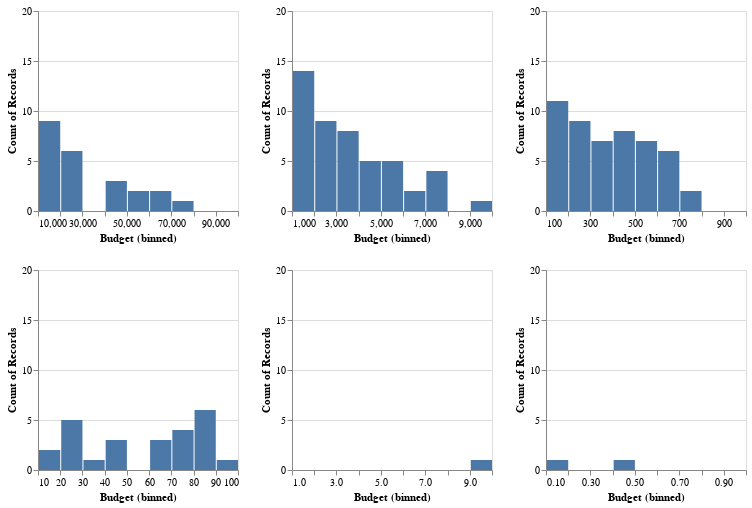

The cell this chart's notebook holds for it:
### Code cell
histograms = []
scale = .1
for x in range(6):
    histograms.append(sipri.budget_histogram_by_scale(2019, scale))
    scale = scale * 10

(histograms[5] | histograms[4] | histograms[3]) & (histograms[2] | histograms[1] | histograms[0])

### Figure 1 — Vega-Lite specification as saved in the notebook (floating-point values rounded to 4 significant figures)
{"config": {"view": {"continuousWidth": 400, "continuousHeight": 300}}, "vconcat": [{"hconcat": [{"data": {"name": "data-c8a6a86e5bcc0cd8cc684aea14c7c7d1"}, "mark": "bar", "encoding": {"x": {"type": "quantitative", "bin": {"extent": [10000.0, 100000.0], "step": 10000.0}, "field": "Budget"}, "y": {"type": "quantitative", "aggregate": "count", "scale": {"domain": [0, 20]}}}, "height": 200, "width": 200}, {"data": {"name": "data-faef7f1d213478750da8258075e67edd"}, "mark": "bar", "encoding": {"x": {"type": "quantitative", "bin": {"extent": [1000.0, 10000.0], "step": 1000.0}, "field": "Budget"}, "y": {"type": "quantitative", "aggregate": "count", "scale": {"domain": [0, 20]}}}, "height": 200, "width": 200}, {"data": {"name": "data-5d5280797b02871b332fe9def6eb7b0b"}, "mark": "bar", "encoding": {"x": {"type": "quantitative", "bin": {"extent": [100.0, 1000.0], "step": 100.0}, "field": "Budget"}, "y": {"type": "quantitative", "aggregate": "count", "scale": {"domain": [0, 20]}}}, "height": 200, "width": 200}]}, {"hconcat": [{"data": {"name": "data-001ca466eda8a56dd50e223f649d81db"}, "mark": "bar", "encoding": {"x": {"type": "quantitative", "bin": {"extent": [10.0, 100.0], "step": 10.0}, "field": "Budget"}, "y": {"type": "quantitative", "aggregate": "count", "scale": {"domain": [0, 20]}}}, "height": 200, "width": 200}, {"data": {"name": "data-8806e6aabe1d0573fee50c64a12104b2"}, "mark": "bar", "encoding": {"x": {"type": "quantitative", "bin": {"extent": [1.0, 10.0], "step": 1.0}, "field": "Budget"}, "y": {"type": "quantitative", "aggregate": "count", "scale": {"domain": [0, 20]}}}, "height": 200, "width": 200}, {"data": {"name": "data-e3866e30a014d7ccd2090516038b7ccd"}, "mark": "bar", "encoding": {"x": {"type": "quantitative", "bin": {"extent": [0.1, 1.0], "step": 0.1}, "field": "Budget"}, "y": {"type": "quantitative", "aggregate": "count", "scale": {"domain": [0, 20]}}}, "height": 200, "width": 200}]}], "$schema": "https://vega.github.io/schema/vega-lite/v4.8.1.json", "datasets": {"data-c8a6a86e5bcc0cd8cc684aea14c7c7d1": [{"Year": 2019, "Country": "Algeria", "Budget": 10300.0}, {"Year": 2019, "Country": "Canada", "Budget": 22200.0}, {"Year": 2019, "Country": "Brazil", "Budget": 25910.0}, {"Year": 2019, "Country": "Colombia", "Budget": 10170.0}, {"Year": 2019, "Country": "Japan", "Budget": 47610.0}, {"Year": 2019, "Country": "Korea, South", "Budget": 43890.0}, {"Year": 2019, "Country": "Taiwan", "Budget": 10990.0}, {"Year": 2019, "Country": "India", "Budget": 71470.0}, {"Year": 2019, "Country": "Pakistan", "Budget": 10390.0}, {"Year": 2019, "Country": "Singapore", "Budget": 10660.0}, {"Year": 2019, "Country": "Australia", "Budget": 26080.0}, {"Year": 2019, "Country": "Poland", "Budget": 11790.0}, {"Year": 2019, "Country": "Russia", "Budget": 65200.0}, {"Year": 2019, "Country": "France", "Budget": 50120.0}, {"Year": 2019, "Country": "Germany", "Budget": 49010.0}, {"Year": 2019, "Country": "Italy", "Budget": 26380.0}, {"Year": 2019, "Country": "Netherlands", "Budget": 12000.0}, {"Year": 2019, "Country": "Spain", "Budget": 17190.0}, {"Year": 2019, "Country": "UK", "Budget": 56860.0}, {"Year": 2019, "Country": "Iran", "Budget": 12530.0}, {"Year": 2019, "Country": "Israel", "Budget": 20500.0}, {"Year": 2019, "Country": "Saudi Arabia", "Budget": 61950.0}, {"Year": 2019, "Country": "Turkey", "Budget": 20600.0}], "data-faef7f1d213478750da8258075e67edd": [{"Year": 2019, "Country": "Morocco", "Budget": 3721.0}, {"Year": 2019, "Country": "Tunisia", "Budget": 1001.0}, {"Year": 2019, "Country": "Angola", "Budget": 1471.0}, {"Year": 2019, "Country": "Kenya", "Budget": 1117.0}, {"Year": 2019, "Country": "Nigeria", "Budget": 1860.0}, {"Year": 2019, "Country": "South Africa", "Budget": 3436.0}, {"Year": 2019, "Country": "Mexico", "Budget": 6651.0}, {"Year": 2019, "Country": "Argentina", "Budget": 3133.0}, {"Year": 2019, "Country": "Chile", "Budget": 5182.0}, {"Year": 2019, "Country": "Ecuador", "Budget": 2400.0}, {"Year": 2019, "Country": "Peru", "Budget": 2767.0}, {"Year": 2019, "Country": "Uruguay", "Budget": 1155.0}, {"Year": 2019, "Country": "Kazakhstan", "Budget": 1929.0}, {"Year": 2019, "Country": "Bangladesh", "Budget": 4349.0}, {"Year": 2019, "Country": "Sri Lanka", "Budget": 1700.0}, {"Year": 2019, "Country": "Indonesia", "Budget": 9003.0}, {"Year": 2019, "Country": "Malaysia", "Budget": 3769.0}, {"Year": 2019, "Country": "Myanmar", "Budget": 2225.0}, {"Year": 2019, "Country": "Philippines", "Budget": 3472.0}, {"Year": 2019, "Country": "Thailand", "Budget": 7286.0}, {"Year": 2019, "Country": "New Zealand", "Budget": 2927.0}, {"Year": 2019, "Country": "Bulgaria", "Budget": 2159.0}, {"Year": 2019, "Country": "Croatia", "Budget": 1002.0}, {"Year": 2019, "Country": "Czechia", "Budget": 2910.0}, {"Year": 2019, "Country": "Hungary", "Budget": 2051.0}, {"Year": 2019, "Country": "Lithuania", "Budget": 1094.0}, {"Year": 2019, "Country": "Romania", "Budget": 4613.0}, {"Year": 2019, "Country": "Serbia", "Budget": 1144.0}, {"Year": 2019, "Country": "Slovakia", "Budget": 1803.0}, {"Year": 2019, "Country": "Azerbaijan", "Budget": 1854.0}, {"Year": 2019, "Country": "Ukraine", "Budget": 5419.0}, {"Year": 2019, "Country": "Austria", "Budget": 3238.0}, {"Year": 2019, "Country": "Belgium", "Budget": 4761.0}, {"Year": 2019, "Country": "Denmark", "Budget": 4557.0}, {"Year": 2019, "Country": "Finland", "Budget": 3630.0}, {"Year": 2019, "Country": "Greece", "Budget": 5472.0}, {"Year": 2019, "Country": "Ireland", "Budget": 1113.0}, {"Year": 2019, "Country": "Norway", "Budget": 7520.0}, {"Year": 2019, "Country": "Portugal", "Budget": 4278.0}, {"Year": 2019, "Country": "Sweden", "Budget": 5840.0}, {"Year": 2019, "Country": "Switzerland", "Budget": 5114.0}, {"Year": 2019, "Country": "Bahrain", "Budget": 1558.0}, {"Year": 2019, "Country": "Egypt", "Budget": 3744.0}, {"Year": 2019, "Country": "Iraq", "Budget": 7599.0}, {"Year": 2019, "Country": "Jordan", "Budget": 2032.0}, {"Year": 2019, "Country": "Kuwait", "Budget": 7374.0}, {"Year": 2019, "Country": "Lebanon", "Budget": 2521.0}, {"Year": 2019, "Country": "Oman", "Budget": 6551.0}], "data-5d5280797b02871b332fe9def6eb7b0b": [{"Year": 2019, "Country": "Botswana", "Budget": 514.7}, {"Year": 2019, "Country": "Burkina Faso", "Budget": 357.9}, {"Year": 2019, "Country": "Cameroon", "Budget": 422.3}, {"Year": 2019, "Country": "Chad", "Budget": 234.7}, {"Year": 2019, "Country": "Congo, Republic of", "Budget": 300.0}, {"Year": 2019, "Country": "Congo, Dem. Rep.", "Budget": 352.7}, {"Year": 2019, "Country": "Côte d’Ivoire", "Budget": 536.0}, {"Year": 2019, "Country": "Equatorial Guinea", "Budget": 160.7}, {"Year": 2019, "Country": "Ethiopia", "Budget": 544.8}, {"Year": 2019, "Country": "Gabon", "Budget": 266.9}, {"Year": 2019, "Country": "Ghana", "Budget": 233.3}, {"Year": 2019, "Country": "Guinea", "Budget": 197.8}, {"Year": 2019, "Country": "Mali", "Budget": 475.6}, {"Year": 2019, "Country": "Mauritania", "Budget": 162.4}, {"Year": 2019, "Country": "Mozambique", "Budget": 217.5}, {"Year": 2019, "Country": "Namibia", "Budget": 414.1}, {"Year": 2019, "Country": "Niger", "Budget": 247.6}, {"Year": 2019, "Country": "Rwanda", "Budget": 124.1}, {"Year": 2019, "Country": "Senegal", "Budget": 356.8}, {"Year": 2019, "Country": "South Sudan", "Budget": 186.5}, {"Year": 2019, "Country": "Sudan", "Budget": 722.3}, {"Year": 2019, "Country": "Tanzania", "Budget": 618.9}, {"Year": 2019, "Country": "Togo", "Budget": 170.6}, {"Year": 2019, "Country": "Uganda", "Budget": 647.6}, {"Year": 2019, "Country": "Zambia", "Budget": 292.1}, {"Year": 2019, "Country": "Zimbabwe", "Budget": 546.9}, {"Year": 2019, "Country": "Dominican Rep.", "Budget": 613.3}, {"Year": 2019, "Country": "El Salvador", "Budget": 317.2}, {"Year": 2019, "Country": "Guatemala", "Budget": 331.9}, {"Year": 2019, "Country": "Honduras", "Budget": 407.4}, {"Year": 2019, "Country": "Jamaica", "Budget": 265.3}, {"Year": 2019, "Country": "Trinidad & Tobago", "Budget": 172.5}, {"Year": 2019, "Country": "Bolivia", "Budget": 598.2}, {"Year": 2019, "Country": "Paraguay", "Budget": 375.8}, {"Year": 2019, "Country": "Kyrgyzstan", "Budget": 128.9}, {"Year": 2019, "Country": "Afghanistan", "Budget": 225.8}, {"Year": 2019, "Country": "Nepal", "Budget": 428.7}, {"Year": 2019, "Country": "Brunei", "Budget": 414.7}, {"Year": 2019, "Country": "Cambodia", "Budget": 595.4}, {"Year": 2019, "Country": "Albania", "Budget": 197.2}, {"Year": 2019, "Country": "Bosnia-Herzegovina", "Budget": 165.4}, {"Year": 2019, "Country": "Estonia", "Budget": 637.0}, {"Year": 2019, "Country": "Latvia", "Budget": 691.9}, {"Year": 2019, "Country": "North Macedonia", "Budget": 146.1}, {"Year": 2019, "Country": "Slovenia", "Budget": 572.9}, {"Year": 2019, "Country": "Armenia", "Budget": 652.0}, {"Year": 2019, "Country": "Belarus", "Budget": 773.7}, {"Year": 2019, "Country": "Georgia", "Budget": 310.6}, {"Year": 2019, "Country": "Cyprus", "Budget": 401.6}, {"Year": 2019, "Country": "Luxembourg", "Budget": 428.8}], "data-001ca466eda8a56dd50e223f649d81db": [{"Year": 2019, "Country": "Benin", "Budget": 68.11}, {"Year": 2019, "Country": "Burundi", "Budget": 84.69}, {"Year": 2019, "Country": "Central African Rep.", "Budget": 40.78}, {"Year": 2019, "Country": "Gambia", "Budget": 14.53}, {"Year": 2019, "Country": "Guinea-Bissau", "Budget": 22.57}, {"Year": 2019, "Country": "Lesotho", "Budget": 44.85}, {"Year": 2019, "Country": "Liberia", "Budget": 19.23}, {"Year": 2019, "Country": "Madagascar", "Budget": 76.58}, {"Year": 2019, "Country": "Malawi", "Budget": 87.02}, {"Year": 2019, "Country": "Mauritius", "Budget": 21.83}, {"Year": 2019, "Country": "Seychelles", "Budget": 23.5}, {"Year": 2019, "Country": "Sierra Leone", "Budget": 25.64}, {"Year": 2019, "Country": "eSwatini", "Budget": 86.53}, {"Year": 2019, "Country": "Belize", "Budget": 24.47}, {"Year": 2019, "Country": "Nicaragua", "Budget": 76.93}, {"Year": 2019, "Country": "Guyana", "Budget": 67.21}, {"Year": 2019, "Country": "Tajikistan", "Budget": 84.29}, {"Year": 2019, "Country": "Mongolia", "Budget": 99.73}, {"Year": 2019, "Country": "Timor-Leste", "Budget": 34.4}, {"Year": 2019, "Country": "Fiji", "Budget": 79.5}, {"Year": 2019, "Country": "Papua New Guinea", "Budget": 80.85}, {"Year": 2019, "Country": "Kosovo", "Budget": 65.71}, {"Year": 2019, "Country": "Montenegro", "Budget": 77.66}, {"Year": 2019, "Country": "Moldova", "Budget": 43.01}, {"Year": 2019, "Country": "Malta", "Budget": 83.64}], "data-8806e6aabe1d0573fee50c64a12104b2": [{"Year": 2019, "Country": "Cape Verde", "Budget": 9.728}], "data-e3866e30a014d7ccd2090516038b7ccd": [{"Year": 2019, "Country": "Haiti", "Budget": 0.113}, {"Year": 2019, "Country": "Venezuela", "Budget": 0.4113}]}}
